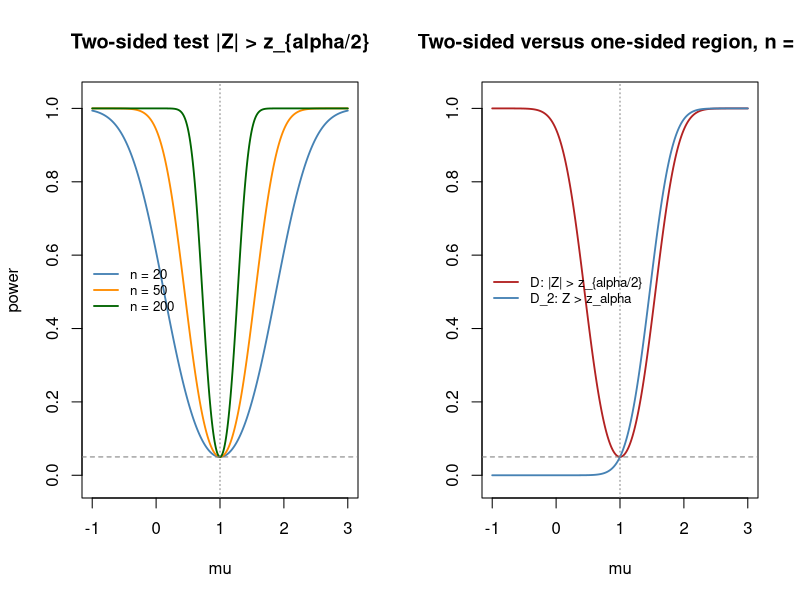

This chart was generated by the following R code:
# Power functions of Z tests for a normal mean (mu0 = 1, sigma^2 = 4, alpha = 0.05).
alpha <- 0.05
mu0 <- 1
sigma <- 2
mu <- seq(-1, 3, length.out = 400)
za2 <- qnorm(1 - alpha / 2)
za <- qnorm(1 - alpha)

two_sided <- function(n) {
  d <- sqrt(n) * (mu0 - mu) / sigma
  1 - pnorm(za2 + d) + pnorm(-za2 + d)
}
one_sided <- function(n) 1 - pnorm(za + sqrt(n) * (mu0 - mu) / sigma)

guides <- function() {
  abline(h = alpha, lty = 2, col = "grey50")
  abline(v = mu0, lty = 3, col = "grey50")
}

op <- par(mfrow = c(1, 2))
cols <- c("steelblue", "darkorange", "darkgreen")
matplot(mu, sapply(c(20, 50, 200), two_sided), type = "l", lty = 1, lwd = 1.8, col = cols,
        ylim = c(-0.02, 1.03), xlab = "mu", ylab = "power",
        main = "Two-sided test |Z| > z_{alpha/2}")
guides()
legend("left", bty = "n", cex = 0.8, legend = paste("n =", c(20, 50, 200)), col = cols, lwd = 1.8)

matplot(mu, cbind(two_sided(50), one_sided(50)), type = "l", lty = 1, lwd = 1.8,
        col = c("firebrick", "steelblue"), ylim = c(-0.02, 1.03), xlab = "mu", ylab = "",
        main = "Two-sided versus one-sided region, n = 50")
guides()
legend("left", bty = "n", cex = 0.8, legend = c("D: |Z| > z_{alpha/2}", "D_2: Z > z_alpha"),
       col = c("firebrick", "steelblue"), lwd = 1.8)
par(op)
